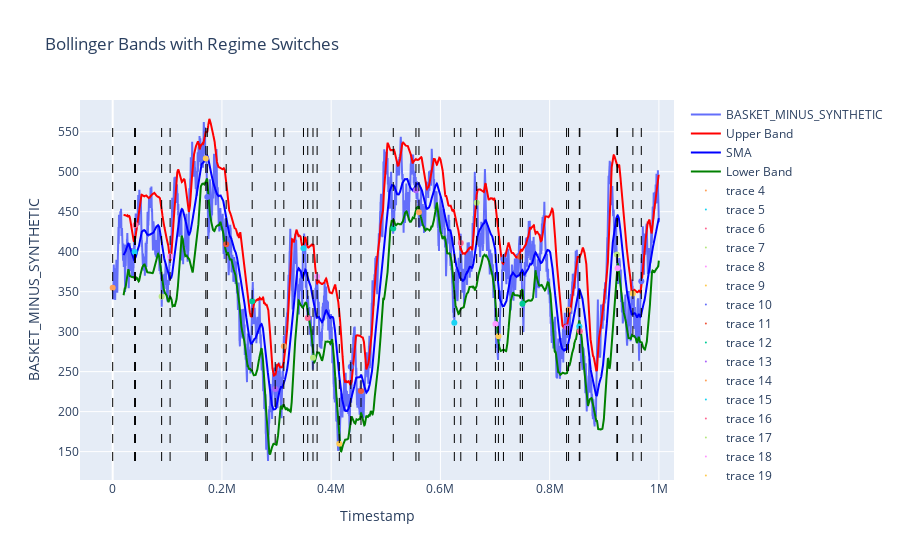

This figure's notebook cell:
### Code cell
fig = go.Figure()

# Add the BASKET_MINUS_SYNTHETIC line
fig.add_trace(go.Scatter(x=df_fairs['timestamp'], y=df_fairs['BASKET_MINUS_SYNTHETIC'],
                         mode='lines', name='BASKET_MINUS_SYNTHETIC'))

# Add the Upper Bollinger Band line
fig.add_trace(go.Scatter(x=df_fairs['timestamp'], y=df_fairs['UPPER_BAND'],
                         mode='lines', name='Upper Band', line=dict(color='red')))

# Add the Simple Moving Average (SMA) line
fig.add_trace(go.Scatter(x=df_fairs['timestamp'], y=df_fairs['SMA'],
                         mode='lines', name='SMA', line=dict(color='blue')))

# Add the Lower Bollinger Band line
fig.add_trace(go.Scatter(x=df_fairs['timestamp'], y=df_fairs['LOWER_BAND'],
                         mode='lines', name='Lower Band', line=dict(color='green')))

# Find regime switch points
regime_switch_points = df_fairs[df_fairs['REGIME'] != df_fairs['REGIME'].shift(1)]

# Add vertical lines for regime switches
for _, row in regime_switch_points.iterrows():
    fig.add_shape(type='line',
                  x0=row['timestamp'], y0=df_fairs['BASKET_MINUS_SYNTHETIC'].min(),
                  x1=row['timestamp'], y1=df_fairs['BASKET_MINUS_SYNTHETIC'].max(),
                  line=dict(color='black', width=1, dash='dash'))
    
    # Add hover text for regime switches
    fig.add_trace(go.Scatter(x=[row['timestamp']], y=[df_fairs.loc[row.name, 'BASKET_MINUS_SYNTHETIC']],
                             mode='markers', marker=dict(size=0), hoverinfo='text',
                             text=f"Regime: {row['REGIME']}<br>Last Sell Signal: {row['SIGNAL']}"))

# Update the layout
fig.update_layout(title='Bollinger Bands with Regime Switches',
                  xaxis_title='Timestamp',
                  yaxis_title='BASKET_MINUS_SYNTHETIC')

# Display the plot
fig.show()

### Figure 1 — Plotly figure (JSON) as saved in the notebook; plotly's stock layout.template omitted (floating-point values rounded to 4 significant figures; data arrays with more than 128 entries replaced by an {"elided": "..."} marker saying what was removed)
{"data": [{"mode": "lines", "name": "BASKET_MINUS_SYNTHETIC", "type": "scatter", "x": {"elided": "10000 int values"}, "y": {"elided": "10000 float values"}}, {"line": {"color": "red"}, "mode": "lines", "name": "Upper Band", "type": "scatter", "x": {"elided": "10000 int values"}, "y": {"elided": "10000 float values"}}, {"line": {"color": "blue"}, "mode": "lines", "name": "SMA", "type": "scatter", "x": {"elided": "10000 int values"}, "y": {"elided": "10000 float values"}}, {"line": {"color": "green"}, "mode": "lines", "name": "Lower Band", "type": "scatter", "x": {"elided": "10000 int values"}, "y": {"elided": "10000 float values"}}, {"hoverinfo": "text", "marker": {"size": 0}, "mode": "markers", "text": "Regime: NEUTRAL<br>Last Sell Signal: nan", "type": "scatter", "x": [0], "y": [355]}, {"hoverinfo": "text", "marker": {"size": 0}, "mode": "markers", "text": "Regime: RIDING_LOWER<br>Last Sell Signal: SHORT", "type": "scatter", "x": [40000], "y": [399.5]}, {"hoverinfo": "text", "marker": {"size": 0}, "mode": "markers", "text": "Regime: OSCILLATING<br>Last Sell Signal: nan", "type": "scatter", "x": [41700], "y": [433.3]}, {"hoverinfo": "text", "marker": {"size": 0}, "mode": "markers", "text": "Regime: RIDING_LOWER<br>Last Sell Signal: CLEAR", "type": "scatter", "x": [89600], "y": [344]}, {"hoverinfo": "text", "marker": {"size": 0}, "mode": "markers", "text": "Regime: OSCILLATING<br>Last Sell Signal: nan", "type": "scatter", "x": [105100], "y": [393.9]}, {"hoverinfo": "text", "marker": {"size": 0}, "mode": "markers", "text": "Regime: RIDING_UPPER<br>Last Sell Signal: CLEAR", "type": "scatter", "x": [170500], "y": [516.5]}, {"hoverinfo": "text", "marker": {"size": 0}, "mode": "markers", "text": "Regime: OSCILLATING<br>Last Sell Signal: nan", "type": "scatter", "x": [173200], "y": [468.5]}, {"hoverinfo": "text", "marker": {"size": 0}, "mode": "markers", "text": "Regime: RIDING_LOWER<br>Last Sell Signal: SHORT", "type": "scatter", "x": [207800], "y": [409.4]}, {"hoverinfo": "text", "marker": {"size": 0}, "mode": "markers", "text": "Regime: OSCILLATING<br>Last Sell Signal: nan", "type": "scatter", "x": [255400], "y": [337.9]}, {"hoverinfo": "text", "marker": {"size": 0}, "mode": "markers", "text": "Regime: RIDING_LOWER<br>Last Sell Signal: CLEAR", "type": "scatter", "x": [297500], "y": [228.1]}, {"hoverinfo": "text", "marker": {"size": 0}, "mode": "markers", "text": "Regime: OSCILLATING<br>Last Sell Signal: nan", "type": "scatter", "x": [313300], "y": [281.8]}, {"hoverinfo": "text", "marker": {"size": 0}, "mode": "markers", "text": "Regime: RIDING_UPPER<br>Last Sell Signal: CLEAR", "type": "scatter", "x": [349300], "y": [404.2]}, {"hoverinfo": "text", "marker": {"size": 0}, "mode": "markers", "text": "Regime: OSCILLATING<br>Last Sell Signal: nan", "type": "scatter", "x": [357100], "y": [317]}, {"hoverinfo": "text", "marker": {"size": 0}, "mode": "markers", "text": "Regime: RIDING_LOWER<br>Last Sell Signal: CLEAR", "type": "scatter", "x": [366700], "y": [267.4]}, {"hoverinfo": "text", "marker": {"size": 0}, "mode": "markers", "text": "Regime: OSCILLATING<br>Last Sell Signal: nan", "type": "scatter", "x": [374300], "y": [368.8]}, {"hoverinfo": "text", "marker": {"size": 0}, "mode": "markers", "text": "Regime: RIDING_LOWER<br>Last Sell Signal: CLEAR", "type": "scatter", "x": [414900], "y": [159.8]}, {"hoverinfo": "text", "marker": {"size": 0}, "mode": "markers", "text": "Regime: OSCILLATING<br>Last Sell Signal: nan", "type": "scatter", "x": [435900], "y": [256]}, {"hoverinfo": "text", "marker": {"size": 0}, "mode": "markers", "text": "Regime: RIDING_UPPER<br>Last Sell Signal: LONG", "type": "scatter", "x": [454600], "y": [225.7]}, {"hoverinfo": "text", "marker": {"size": 0}, "mode": "markers", "text": "Regime: OSCILLATING<br>Last Sell Signal: nan", "type": "scatter", "x": [513700], "y": [429.0]}, {"hoverinfo": "text", "marker": {"size": 0}, "mode": "markers", "text": "Regime: RIDING_UPPER<br>Last Sell Signal: CLEAR", "type": "scatter", "x": [555200], "y": [476.7]}, {"hoverinfo": "text", "marker": {"size": 0}, "mode": "markers", "text": "Regime: OSCILLATING<br>Last Sell Signal: nan", "type": "scatter", "x": [560700], "y": [449.3]}, {"hoverinfo": "text", "marker": {"size": 0}, "mode": "markers", "text": "Regime: RIDING_LOWER<br>Last Sell Signal: CLEAR", "type": "scatter", "x": [625500], "y": [311.2]}, {"hoverinfo": "text", "marker": {"size": 0}, "mode": "markers", "text": "Regime: OSCILLATING<br>Last Sell Signal: SHORT", "type": "scatter", "x": [637300], "y": [410.9]}, {"hoverinfo": "text", "marker": {"size": 0}, "mode": "markers", "text": "Regime: RIDING_UPPER<br>Last Sell Signal: CLEAR", "type": "scatter", "x": [666400], "y": [461.2]}, {"hoverinfo": "text", "marker": {"size": 0}, "mode": "markers", "text": "Regime: OSCILLATING<br>Last Sell Signal: nan", "type": "scatter", "x": [700700], "y": [309.5]}, {"hoverinfo": "text", "marker": {"size": 0}, "mode": "markers", "text": "Regime: RIDING_LOWER<br>Last Sell Signal: CLEAR", "type": "scatter", "x": [706200], "y": [294.3]}, {"hoverinfo": "text", "marker": {"size": 0}, "mode": "markers", "text": "Regime: OSCILLATING<br>Last Sell Signal: SHORT", "type": "scatter", "x": [715400], "y": [390.5]}, {"hoverinfo": "text", "marker": {"size": 0}, "mode": "markers", "text": "Regime: RIDING_UPPER<br>Last Sell Signal: CLEAR", "type": "scatter", "x": [746200], "y": [393.5]}, {"hoverinfo": "text", "marker": {"size": 0}, "mode": "markers", "text": "Regime: OSCILLATING<br>Last Sell Signal: nan", "type": "scatter", "x": [750200], "y": [335]}, {"hoverinfo": "text", "marker": {"size": 0}, "mode": "markers", "text": "Regime: RIDING_LOWER<br>Last Sell Signal: CLEAR", "type": "scatter", "x": [831000], "y": [305.4]}, {"hoverinfo": "text", "marker": {"size": 0}, "mode": "markers", "text": "Regime: OSCILLATING<br>Last Sell Signal: nan", "type": "scatter", "x": [834600], "y": [327.3]}, {"hoverinfo": "text", "marker": {"size": 0}, "mode": "markers", "text": "Regime: RIDING_UPPER<br>Last Sell Signal: LONG", "type": "scatter", "x": [854300], "y": [306.5]}, {"hoverinfo": "text", "marker": {"size": 0}, "mode": "markers", "text": "Regime: OSCILLATING<br>Last Sell Signal: nan", "type": "scatter", "x": [855300], "y": [300.5]}, {"hoverinfo": "text", "marker": {"size": 0}, "mode": "markers", "text": "Regime: RIDING_UPPER<br>Last Sell Signal: CLEAR", "type": "scatter", "x": [923100], "y": [396.5]}, {"hoverinfo": "text", "marker": {"size": 0}, "mode": "markers", "text": "Regime: OSCILLATING<br>Last Sell Signal: nan", "type": "scatter", "x": [924300], "y": [379.1]}, {"hoverinfo": "text", "marker": {"size": 0}, "mode": "markers", "text": "Regime: RIDING_LOWER<br>Last Sell Signal: CLEAR", "type": "scatter", "x": [952400], "y": [347.8]}, {"hoverinfo": "text", "marker": {"size": 0}, "mode": "markers", "text": "Regime: OSCILLATING<br>Last Sell Signal: nan", "type": "scatter", "x": [967800], "y": [363.0]}], "layout": {"shapes": [{"line": {"color": "black", "dash": "dash", "width": 1}, "type": "line", "x0": 0, "x1": 0, "y0": 138.3, "y1": 562.1}, {"line": {"color": "black", "dash": "dash", "width": 1}, "type": "line", "x0": 40000, "x1": 40000, "y0": 138.3, "y1": 562.1}, {"line": {"color": "black", "dash": "dash", "width": 1}, "type": "line", "x0": 41700, "x1": 41700, "y0": 138.3, "y1": 562.1}, {"line": {"color": "black", "dash": "dash", "width": 1}, "type": "line", "x0": 89600, "x1": 89600, "y0": 138.3, "y1": 562.1}, {"line": {"color": "black", "dash": "dash", "width": 1}, "type": "line", "x0": 105100, "x1": 105100, "y0": 138.3, "y1": 562.1}, {"line": {"color": "black", "dash": "dash", "width": 1}, "type": "line", "x0": 170500, "x1": 170500, "y0": 138.3, "y1": 562.1}, {"line": {"color": "black", "dash": "dash", "width": 1}, "type": "line", "x0": 173200, "x1": 173200, "y0": 138.3, "y1": 562.1}, {"line": {"color": "black", "dash": "dash", "width": 1}, "type": "line", "x0": 207800, "x1": 207800, "y0": 138.3, "y1": 562.1}, {"line": {"color": "black", "dash": "dash", "width": 1}, "type": "line", "x0": 255400, "x1": 255400, "y0": 138.3, "y1": 562.1}, {"line": {"color": "black", "dash": "dash", "width": 1}, "type": "line", "x0": 297500, "x1": 297500, "y0": 138.3, "y1": 562.1}, {"line": {"color": "black", "dash": "dash", "width": 1}, "type": "line", "x0": 313300, "x1": 313300, "y0": 138.3, "y1": 562.1}, {"line": {"color": "black", "dash": "dash", "width": 1}, "type": "line", "x0": 349300, "x1": 349300, "y0": 138.3, "y1": 562.1}, {"line": {"color": "black", "dash": "dash", "width": 1}, "type": "line", "x0": 357100, "x1": 357100, "y0": 138.3, "y1": 562.1}, {"line": {"color": "black", "dash": "dash", "width": 1}, "type": "line", "x0": 366700, "x1": 366700, "y0": 138.3, "y1": 562.1}, {"line": {"color": "black", "dash": "dash", "width": 1}, "type": "line", "x0": 374300, "x1": 374300, "y0": 138.3, "y1": 562.1}, {"line": {"color": "black", "dash": "dash", "width": 1}, "type": "line", "x0": 414900, "x1": 414900, "y0": 138.3, "y1": 562.1}, {"line": {"color": "black", "dash": "dash", "width": 1}, "type": "line", "x0": 435900, "x1": 435900, "y0": 138.3, "y1": 562.1}, {"line": {"color": "black", "dash": "dash", "width": 1}, "type": "line", "x0": 454600, "x1": 454600, "y0": 138.3, "y1": 562.1}, {"line": {"color": "black", "dash": "dash", "width": 1}, "type": "line", "x0": 513700, "x1": 513700, "y0": 138.3, "y1": 562.1}, {"line": {"color": "black", "dash": "dash", "width": 1}, "type": "line", "x0": 555200, "x1": 555200, "y0": 138.3, "y1": 562.1}, {"line": {"color": "black", "dash": "dash", "width": 1}, "type": "line", "x0": 560700, "x1": 560700, "y0": 138.3, "y1": 562.1}, {"line": {"color": "black", "dash": "dash", "width": 1}, "type": "line", "x0": 625500, "x1": 625500, "y0": 138.3, "y1": 562.1}, {"line": {"color": "black", "dash": "dash", "width": 1}, "type": "line", "x0": 637300, "x1": 637300, "y0": 138.3, "y1": 562.1}, {"line": {"color": "black", "dash": "dash", "width": 1}, "type": "line", "x0": 666400, "x1": 666400, "y0": 138.3, "y1": 562.1}, {"line": {"color": "black", "dash": "dash", "width": 1}, "type": "line", "x0": 700700, "x1": 700700, "y0": 138.3, "y1": 562.1}, {"line": {"color": "black", "dash": "dash", "width": 1}, "type": "line", "x0": 706200, "x1": 706200, "y0": 138.3, "y1": 562.1}, {"line": {"color": "black", "dash": "dash", "width": 1}, "type": "line", "x0": 715400, "x1": 715400, "y0": 138.3, "y1": 562.1}, {"line": {"color": "black", "dash": "dash", "width": 1}, "type": "line", "x0": 746200, "x1": 746200, "y0": 138.3, "y1": 562.1}, {"line": {"color": "black", "dash": "dash", "width": 1}, "type": "line", "x0": 750200, "x1": 750200, "y0": 138.3, "y1": 562.1}, {"line": {"color": "black", "dash": "dash", "width": 1}, "type": "line", "x0": 831000, "x1": 831000, "y0": 138.3, "y1": 562.1}, {"line": {"color": "black", "dash": "dash", "width": 1}, "type": "line", "x0": 834600, "x1": 834600, "y0": 138.3, "y1": 562.1}, {"line": {"color": "black", "dash": "dash", "width": 1}, "type": "line", "x0": 854300, "x1": 854300, "y0": 138.3, "y1": 562.1}, {"line": {"color": "black", "dash": "dash", "width": 1}, "type": "line", "x0": 855300, "x1": 855300, "y0": 138.3, "y1": 562.1}, {"line": {"color": "black", "dash": "dash", "width": 1}, "type": "line", "x0": 923100, "x1": 923100, "y0": 138.3, "y1": 562.1}, {"line": {"color": "black", "dash": "dash", "width": 1}, "type": "line", "x0": 924300, "x1": 924300, "y0": 138.3, "y1": 562.1}, {"line": {"color": "black", "dash": "dash", "width": 1}, "type": "line", "x0": 952400, "x1": 952400, "y0": 138.3, "y1": 562.1}, {"line": {"color": "black", "dash": "dash", "width": 1}, "type": "line", "x0": 967800, "x1": 967800, "y0": 138.3, "y1": 562.1}], "title": {"text": "Bollinger Bands with Regime Switches"}, "xaxis": {"title": {"text": "Timestamp"}}, "yaxis": {"title": {"text": "BASKET_MINUS_SYNTHETIC"}}}}
